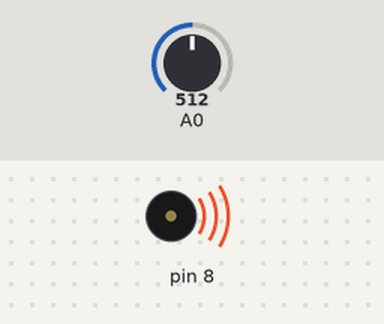
This sketch was run on a simulated Arduino Uno, built with avr-gcc and run on an emulated ATmega328P. Shown: buzzer (waves = sounding). The inputs (shaded band) are chosen by the test bench; at power-on: A0 = 512.

Above: at 0.1 s.
1.3 s: A0 set to 0
At 2.5 s:
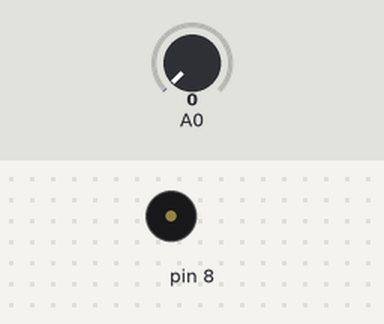
2.9 s: A0 set to 122
At 8.5 s:
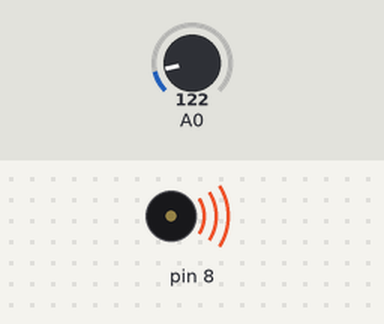
Timing chart, 0 to 11.9 s (numbered marks = the images above; inputs shaded):
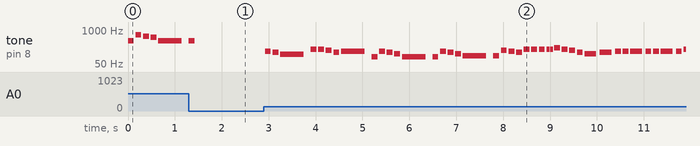

Measured:
- after the input at 1.3 s, tone on pin 8: goes on until 1.4 s, then stays silent
- after the input at 2.9 s, tone on pin 8: plays 157 Hz for 0.13 s, 139 Hz for 0.13 s, 117 Hz for 0.50 s, 186 Hz for 0.13 s, 186 Hz for 0.13 s, 166 Hz for 0.13 s … (41 notes in this stretch), starting at once
- by itself, tone on pin 8: plays 392 Hz for 0.13 s, 659 Hz for 0.13 s, 587 Hz for 0.13 s, 523 Hz for 0.13 s, 392 Hz for 0.50 s, 392 Hz for 0.00 s

The sketch:

1.ino
```cpp
#include "pitches.h"
#include "jingleBells.h"

float scale=0;

void setup() {


}

void loop() {

  for (int thisNote = 0; thisNote < sizeof(melody)/sizeof(int); thisNote++) {
    scale=analogRead(A0)/512.0;
    int noteDuration = 1000 / noteDurations[thisNote];

    tone(8, (int)(melody[thisNote]*scale), noteDuration);

    delay(noteDuration * 1.30);

  }
}
```

jingleBells.h
```cpp
int melody[] = {
  NOTE_G4, NOTE_E5, NOTE_D5,NOTE_C5, NOTE_G4, NOTE_G4, NOTE_E5,NOTE_D5,NOTE_C5,NOTE_A4,

  NOTE_A4, NOTE_F5, NOTE_E5,NOTE_D5, NOTE_B4, NOTE_G5, NOTE_G5,NOTE_F5,NOTE_D5,NOTE_E5,

  NOTE_G4, NOTE_E5, NOTE_D5,NOTE_C5, NOTE_G4, NOTE_G4,NOTE_E5,NOTE_D5,NOTE_C5,NOTE_A4,

   NOTE_A4, NOTE_F5,NOTE_E5, NOTE_D5, NOTE_G5,NOTE_G5,NOTE_G5,NOTE_G5,NOTE_G5,NOTE_A5,NOTE_G5,NOTE_F5,NOTE_D5,NOTE_C5,NOTE_D5,

  NOTE_E5, NOTE_E5, NOTE_E5,NOTE_E5, NOTE_E5, NOTE_E5,NOTE_E5,NOTE_G5,NOTE_C5,NOTE_D5,NOTE_E5,

  NOTE_F5, NOTE_F5, NOTE_F5,NOTE_F5, NOTE_F5, NOTE_F5,NOTE_E5,NOTE_E5,NOTE_E5,NOTE_E5,NOTE_E5,NOTE_D5,NOTE_D5,NOTE_E5,NOTE_D5,NOTE_G5,

  NOTE_E5, NOTE_E5, NOTE_E5,NOTE_E5, NOTE_E5, NOTE_E5,NOTE_E5,NOTE_G5,NOTE_C5,NOTE_D5,NOTE_E5,

  NOTE_F5, NOTE_F5, NOTE_F5,NOTE_F5, NOTE_F5, NOTE_F5,NOTE_E5,NOTE_E5,NOTE_E5,NOTE_E5,NOTE_G5,NOTE_G5,NOTE_F5,NOTE_D5,NOTE_C5
};

int noteDurations[] = {
  8,8,8,8,2,8,8,8,8,2,
  8,8,8,8,2,8,8,8,8,2,
  8,8,8,8,2,8,8,8,8,2,
  8,8,8,8,8,8,8,16,16,8,8,8,8,4,4,
  8,8,4,8,8,4,8,8,8,8,2,
  8,8,8,16,16,8,8,8,16,16,8,8,8,8,4,4,
  8,8,4,8,8,4,8,8,8,8,2,
  8,8,8,16,16,8,8,8,16,16,8,8,8,8
};
```

pitches.h
```cpp
#define NOTE_B0  31
#define NOTE_C1  33
#define NOTE_CS1 35
#define NOTE_D1  37
#define NOTE_DS1 39
#define NOTE_E1  41
#define NOTE_F1  44
#define NOTE_FS1 46
#define NOTE_G1  49
#define NOTE_GS1 52
#define NOTE_A1  55
#define NOTE_AS1 58
#define NOTE_B1  62
#define NOTE_C2  65
#define NOTE_CS2 69
#define NOTE_D2  73
#define NOTE_DS2 78
#define NOTE_E2  82
#define NOTE_F2  87
#define NOTE_FS2 93
#define NOTE_G2  98
#define NOTE_GS2 104
#define NOTE_A2  110
#define NOTE_AS2 117
#define NOTE_B2  123
#define NOTE_C3  131
#define NOTE_CS3 139
#define NOTE_D3  147
#define NOTE_DS3 156
#define NOTE_E3  165
#define NOTE_F3  175
#define NOTE_FS3 185
#define NOTE_G3  196
#define NOTE_GS3 208
#define NOTE_A3  220
#define NOTE_AS3 233
#define NOTE_B3  247
#define NOTE_C4  262
#define NOTE_CS4 277
#define NOTE_D4  294
#define NOTE_DS4 311
#define NOTE_E4  330
#define NOTE_F4  349
#define NOTE_FS4 370
#define NOTE_G4  392
#define NOTE_GS4 415
#define NOTE_A4  440
#define NOTE_AS4 466
#define NOTE_B4  494
#define NOTE_C5  523
#define NOTE_CS5 554
#define NOTE_D5  587
#define NOTE_DS5 622
#define NOTE_E5  659
#define NOTE_F5  698
#define NOTE_FS5 740
#define NOTE_G5  784
#define NOTE_GS5 831
#define NOTE_A5  880
#define NOTE_AS5 932
#define NOTE_B5  988
#define NOTE_C6  1047
#define NOTE_CS6 1109
#define NOTE_D6  1175
#define NOTE_DS6 1245
#define NOTE_E6  1319
#define NOTE_F6  1397
#define NOTE_FS6 1480
#define NOTE_G6  1568
#define NOTE_GS6 1661
#define NOTE_A6  1760
#define NOTE_AS6 1865
#define NOTE_B6  1976
#define NOTE_C7  2093
#define NOTE_CS7 2217
#define NOTE_D7  2349
#define NOTE_DS7 2489
#define NOTE_E7  2637
#define NOTE_F7  2794
#define NOTE_FS7 2960
#define NOTE_G7  3136
#define NOTE_GS7 3322
#define NOTE_A7  3520
#define NOTE_AS7 3729
#define NOTE_B7  3951
#define NOTE_C8  4186
#define NOTE_CS8 4435
#define NOTE_D8  4699
#define NOTE_DS8 4978
```
